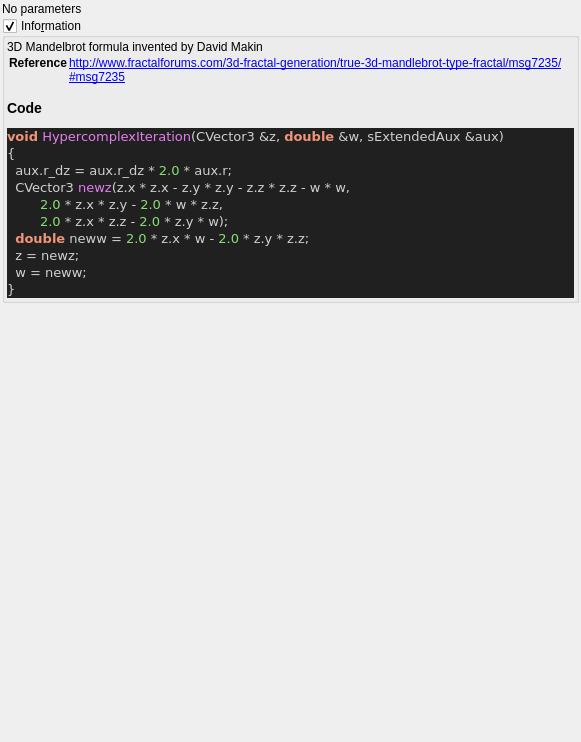
<?xml version="1.0" encoding="UTF-8"?>
<ui version="4.0">
 <class>Form</class>
 <widget class="QWidget" name="Form">
  <property name="geometry">
   <rect>
    <x>0</x>
    <y>0</y>
    <width>581</width>
    <height>742</height>
   </rect>
  </property>
  <property name="windowTitle">
   <string>Form</string>
  </property>
  <layout class="QVBoxLayout" name="verticalLayout">
   <property name="spacing">
    <number>2</number>
   </property>
   <property name="leftMargin">
    <number>2</number>
   </property>
   <property name="topMargin">
    <number>2</number>
   </property>
   <property name="rightMargin">
    <number>2</number>
   </property>
   <property name="bottomMargin">
    <number>2</number>
   </property>
   <item>
    <widget class="QLabel" name="label">
     <property name="text">
      <string>No parameters</string>
     </property>
    </widget>
   </item>
   <item>
    <widget class="MyGroupBox" name="groupCheck_info">
     <property name="title">
      <string>Info&amp;rmation</string>
     </property>
     <property name="flat">
      <bool>false</bool>
     </property>
     <property name="checkable">
      <bool>true</bool>
     </property>
     <layout class="QVBoxLayout" name="verticalLayout_2">
      <property name="spacing">
       <number>2</number>
      </property>
      <property name="leftMargin">
       <number>2</number>
      </property>
      <property name="topMargin">
       <number>2</number>
      </property>
      <property name="rightMargin">
       <number>2</number>
      </property>
      <property name="bottomMargin">
       <number>2</number>
      </property>
      <item>
       <widget class="QLabel" name="label_code_content">
        <property name="text">
         <string>&lt;p&gt;3D Mandelbrot formula invented by David Makin&lt;/p&gt;&lt;table&gt;
&lt;tr&gt;&lt;th&gt;Reference&lt;/th&gt;&lt;td&gt;&lt;a href=&quot;http://www.fractalforums.com/3d-fractal-generation/true-3d-mandlebrot-type-fractal/msg7235/#msg7235&quot;&gt;http://www.fractalforums.com/3d-fractal-generation/true-3d-mandlebrot-type-fractal/msg7235/#msg7235&lt;/a&gt;&lt;/td&gt;&lt;/tr&gt;
&lt;/table&gt;
&lt;h3&gt;Code&lt;/h3&gt;
&lt;!DOCTYPE HTML PUBLIC &quot;-//W3C//DTD HTML 4.0 Transitional//EN&quot;&gt;
&lt;html&gt;
&lt;head&gt;
&lt;meta http-equiv=&quot;content-type&quot; content=&quot;text/html; charset=ISO-8859-1&quot;&gt;
&lt;title&gt;Source file&lt;/title&gt;
&lt;/head&gt;
&lt;body style=&quot;background-color:#202020&quot;&gt;
&lt;pre style=&quot;color:#d0d0d0; background-color:#202020; font-size:10pt; font-family:'Courier New';&quot;&gt;&lt;span style=&quot;color:#f09479; font-weight:bold&quot;&gt;void&lt;/span&gt; &lt;span style=&quot;color:#e47eed&quot;&gt;HypercomplexIteration&lt;/span&gt;&lt;span style=&quot;color:#d0d0d0&quot;&gt;(&lt;/span&gt;CVector3 &lt;span style=&quot;color:#d0d0d0&quot;&gt;&amp;amp;&lt;/span&gt;z&lt;span style=&quot;color:#d0d0d0&quot;&gt;,&lt;/span&gt; &lt;span style=&quot;color:#f09479; font-weight:bold&quot;&gt;double&lt;/span&gt; &lt;span style=&quot;color:#d0d0d0&quot;&gt;&amp;amp;&lt;/span&gt;w&lt;span style=&quot;color:#d0d0d0&quot;&gt;,&lt;/span&gt; sExtendedAux &lt;span style=&quot;color:#d0d0d0&quot;&gt;&amp;amp;&lt;/span&gt;aux&lt;span style=&quot;color:#d0d0d0&quot;&gt;)&lt;/span&gt;
&lt;span style=&quot;color:#d0d0d0&quot;&gt;{&lt;/span&gt;
  aux&lt;span style=&quot;color:#d0d0d0&quot;&gt;.&lt;/span&gt;r_dz &lt;span style=&quot;color:#d0d0d0&quot;&gt;=&lt;/span&gt; aux&lt;span style=&quot;color:#d0d0d0&quot;&gt;.&lt;/span&gt;r_dz &lt;span style=&quot;color:#d0d0d0&quot;&gt;*&lt;/span&gt; &lt;span style=&quot;color:#87df71&quot;&gt;2.0&lt;/span&gt; &lt;span style=&quot;color:#d0d0d0&quot;&gt;*&lt;/span&gt; aux&lt;span style=&quot;color:#d0d0d0&quot;&gt;.&lt;/span&gt;r&lt;span style=&quot;color:#d0d0d0&quot;&gt;;&lt;/span&gt;
  CVector3 &lt;span style=&quot;color:#e47eed&quot;&gt;newz&lt;/span&gt;&lt;span style=&quot;color:#d0d0d0&quot;&gt;(&lt;/span&gt;z&lt;span style=&quot;color:#d0d0d0&quot;&gt;.&lt;/span&gt;x &lt;span style=&quot;color:#d0d0d0&quot;&gt;*&lt;/span&gt; z&lt;span style=&quot;color:#d0d0d0&quot;&gt;.&lt;/span&gt;x &lt;span style=&quot;color:#d0d0d0&quot;&gt;-&lt;/span&gt; z&lt;span style=&quot;color:#d0d0d0&quot;&gt;.&lt;/span&gt;y &lt;span style=&quot;color:#d0d0d0&quot;&gt;*&lt;/span&gt; z&lt;span style=&quot;color:#d0d0d0&quot;&gt;.&lt;/span&gt;y &lt;span style=&quot;color:#d0d0d0&quot;&gt;-&lt;/span&gt; z&lt;span style=&quot;color:#d0d0d0&quot;&gt;.&lt;/span&gt;z &lt;span style=&quot;color:#d0d0d0&quot;&gt;*&lt;/span&gt; z&lt;span style=&quot;color:#d0d0d0&quot;&gt;.&lt;/span&gt;z &lt;span style=&quot;color:#d0d0d0&quot;&gt;-&lt;/span&gt; w &lt;span style=&quot;color:#d0d0d0&quot;&gt;*&lt;/span&gt; w&lt;span style=&quot;color:#d0d0d0&quot;&gt;,&lt;/span&gt;
        &lt;span style=&quot;color:#87df71&quot;&gt;2.0&lt;/span&gt; &lt;span style=&quot;color:#d0d0d0&quot;&gt;*&lt;/span&gt; z&lt;span style=&quot;color:#d0d0d0&quot;&gt;.&lt;/span&gt;x &lt;span style=&quot;color:#d0d0d0&quot;&gt;*&lt;/span&gt; z&lt;span style=&quot;color:#d0d0d0&quot;&gt;.&lt;/span&gt;y &lt;span style=&quot;color:#d0d0d0&quot;&gt;-&lt;/span&gt; &lt;span style=&quot;color:#87df71&quot;&gt;2.0&lt;/span&gt; &lt;span style=&quot;color:#d0d0d0&quot;&gt;*&lt;/span&gt; w &lt;span style=&quot;color:#d0d0d0&quot;&gt;*&lt;/span&gt; z&lt;span style=&quot;color:#d0d0d0&quot;&gt;.&lt;/span&gt;z&lt;span style=&quot;color:#d0d0d0&quot;&gt;,&lt;/span&gt;
        &lt;span style=&quot;color:#87df71&quot;&gt;2.0&lt;/span&gt; &lt;span style=&quot;color:#d0d0d0&quot;&gt;*&lt;/span&gt; z&lt;span style=&quot;color:#d0d0d0&quot;&gt;.&lt;/span&gt;x &lt;span style=&quot;color:#d0d0d0&quot;&gt;*&lt;/span&gt; z&lt;span style=&quot;color:#d0d0d0&quot;&gt;.&lt;/span&gt;z &lt;span style=&quot;color:#d0d0d0&quot;&gt;-&lt;/span&gt; &lt;span style=&quot;color:#87df71&quot;&gt;2.0&lt;/span&gt; &lt;span style=&quot;color:#d0d0d0&quot;&gt;*&lt;/span&gt; z&lt;span style=&quot;color:#d0d0d0&quot;&gt;.&lt;/span&gt;y &lt;span style=&quot;color:#d0d0d0&quot;&gt;*&lt;/span&gt; w&lt;span style=&quot;color:#d0d0d0&quot;&gt;);&lt;/span&gt;
  &lt;span style=&quot;color:#f09479; font-weight:bold&quot;&gt;double&lt;/span&gt; neww &lt;span style=&quot;color:#d0d0d0&quot;&gt;=&lt;/span&gt; &lt;span style=&quot;color:#87df71&quot;&gt;2.0&lt;/span&gt; &lt;span style=&quot;color:#d0d0d0&quot;&gt;*&lt;/span&gt; z&lt;span style=&quot;color:#d0d0d0&quot;&gt;.&lt;/span&gt;x &lt;span style=&quot;color:#d0d0d0&quot;&gt;*&lt;/span&gt; w &lt;span style=&quot;color:#d0d0d0&quot;&gt;-&lt;/span&gt; &lt;span style=&quot;color:#87df71&quot;&gt;2.0&lt;/span&gt; &lt;span style=&quot;color:#d0d0d0&quot;&gt;*&lt;/span&gt; z&lt;span style=&quot;color:#d0d0d0&quot;&gt;.&lt;/span&gt;y &lt;span style=&quot;color:#d0d0d0&quot;&gt;*&lt;/span&gt; z&lt;span style=&quot;color:#d0d0d0&quot;&gt;.&lt;/span&gt;z&lt;span style=&quot;color:#d0d0d0&quot;&gt;;&lt;/span&gt;
  z &lt;span style=&quot;color:#d0d0d0&quot;&gt;=&lt;/span&gt; newz&lt;span style=&quot;color:#d0d0d0&quot;&gt;;&lt;/span&gt;
  w &lt;span style=&quot;color:#d0d0d0&quot;&gt;=&lt;/span&gt; neww&lt;span style=&quot;color:#d0d0d0&quot;&gt;;&lt;/span&gt;
&lt;span style=&quot;color:#d0d0d0&quot;&gt;}&lt;/span&gt;
&lt;/pre&gt;
&lt;/body&gt;
&lt;/html&gt;
&lt;!--HTML generated by highlight 3.9, http://www.andre-simon.de/--&gt;
</string>
        </property>
        <property name="wordWrap">
         <bool>true</bool>
        </property>
        <property name="openExternalLinks">
         <bool>true</bool>
        </property>
        <property name="textInteractionFlags">
         <set>Qt::LinksAccessibleByMouse|Qt::TextSelectableByMouse</set>
        </property>
       </widget>
      </item>
     </layout>
    </widget>
   </item>
   <item>
    <spacer name="verticalSpacer">
     <property name="orientation">
      <enum>Qt::Vertical</enum>
     </property>
     <property name="sizeHint" stdset="0">
      <size>
       <width>20</width>
       <height>40</height>
      </size>
     </property>
    </spacer>
   </item>
  </layout>
 </widget>
 <customwidgets>
  <customwidget>
   <class>MyGroupBox</class>
   <extends>QGroupBox</extends>
   <header>mygroupbox.h</header>
   <container>1</container>
  </customwidget>
 </customwidgets>
 <resources/>
 <connections/>
</ui>
